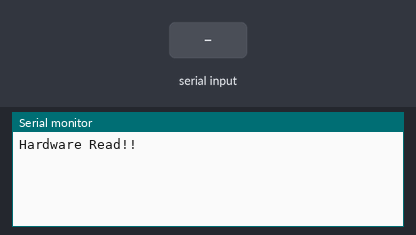
The sketch below on a simulated Arduino Uno, built with avr-gcc and run on an emulated ATmega328P. Parts: the last lines printed to the serial monitor. The test bench sets the inputs (shaded band).

Above: at 1.2 s.
1.3 s: "1" received over the second serial link
At 2.3 s:
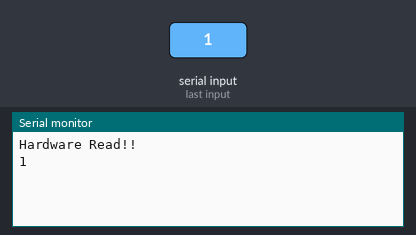
2.8 s: "0" received over the second serial link
At 3.5 s:
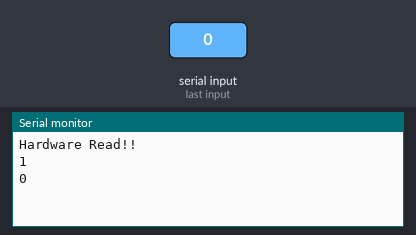

Measured:
- after the input at 1.3 s, the serial monitor: prints a new line at once (image 1)
- after the input at 2.8 s, the serial monitor: prints a new line at once (image 2)

The sketch:

HM-10.ino
```cpp
/*
*FileName:Serial_Between_Hardware _And_Software.ino
*Edit By Bear
*Web Site:http://blog.xuite.net/m0923678421/development/438845672
*Youtube:https://www.youtube.com/watch?v=sqLP36zr-CE
*/

#include <SoftwareSerial.h>

SoftwareSerial mySerial(12,13);
String getword="";
bool getedH=0;
bool getedS=0;
void setup()
{
  Serial.begin(115200);
  Serial.println("Hardware Read!!");

  mySerial.begin(9600);
  mySerial.println("Software Read!!");
}

void loop()
{
//get message from software serial to hardware serial.
  while (mySerial.available())
  {
    getedS=1;
    getword+=(char)mySerial.read();
    delay(5);
  }
  if(getedS)
  {
    Serial.println(getword);
    getword="";
    getedS=0;
  }

//get message from hardware serial to software serial.
  while (Serial.available()){
    getedH=1;
    getword+=(char)Serial.read();
    delay(5);
  }
if(getedH)
  {
    mySerial.println(getword);
    getword="";
    getedH=0;
  }
}
```
